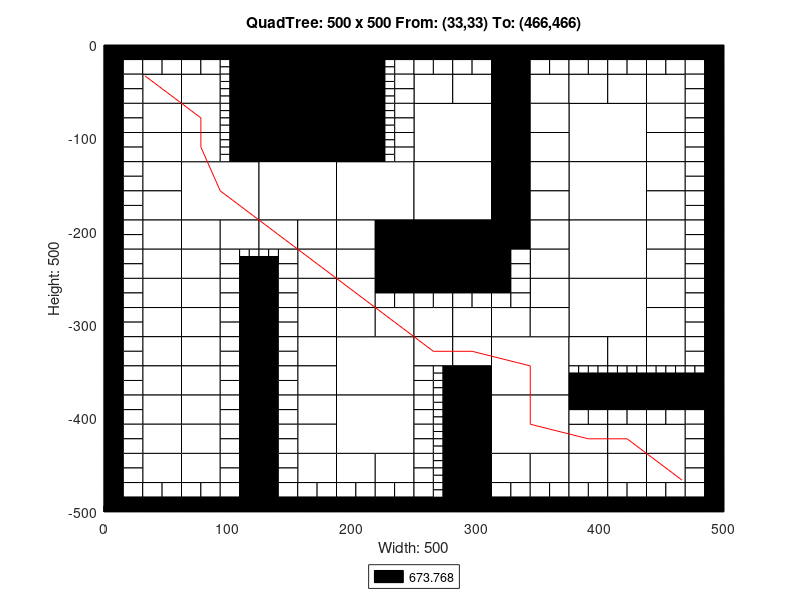

Write MATLAB code to recreate this figure.
axis([0 500 -500 0]);
title('QuadTree: 500 x 500 From: (33,33) To: (466,466)');
xlabel('Width: 500');
ylabel('Height: 500');
rectangle('Position',[125 -62.5 62.5 62.5], 'FaceColor',[0 0 0]);
rectangle('Position',[125 -125 62.5 62.5], 'FaceColor',[0 0 0]);
rectangle('Position',[62.5 -187.5 62.5 62.5], 'FaceColor',[1 1 1]);
rectangle('Position',[125 -187.5 62.5 62.5], 'FaceColor',[1 1 1]);
rectangle('Position',[187.5 -187.5 62.5 62.5], 'FaceColor',[1 1 1]);
rectangle('Position',[250 -125 62.5 62.5], 'FaceColor',[1 1 1]);
rectangle('Position',[375 -125 62.5 62.5], 'FaceColor',[1 1 1]);
rectangle('Position',[250 -187.5 62.5 62.5], 'FaceColor',[1 1 1]);
rectangle('Position',[250 -250 62.5 62.5], 'FaceColor',[0 0 0]);
rectangle('Position',[375 -187.5 62.5 62.5], 'FaceColor',[1 1 1]);
rectangle('Position',[375 -250 62.5 62.5], 'FaceColor',[1 1 1]);
rectangle('Position',[187.5 -375 62.5 62.5], 'FaceColor',[1 1 1]);
rectangle('Position',[187.5 -437.5 62.5 62.5], 'FaceColor',[1 1 1]);
rectangle('Position',[312.5 -375 62.5 62.5], 'FaceColor',[1 1 1]);
rectangle('Position',[375 -312.5 62.5 62.5], 'FaceColor',[1 1 1]);
rectangle('Position',[312.5 -437.5 62.5 62.5], 'FaceColor',[1 1 1]);
rectangle('Position',[31.25 -62.5 31.25 31.25], 'FaceColor',[1 1 1]);
rectangle('Position',[62.5 -62.5 31.25 31.25], 'FaceColor',[1 1 1]);
rectangle('Position',[31.25 -93.75 31.25 31.25], 'FaceColor',[1 1 1]);
rectangle('Position',[31.25 -125 31.25 31.25], 'FaceColor',[1 1 1]);
rectangle('Position',[62.5 -93.75 31.25 31.25], 'FaceColor',[1 1 1]);
rectangle('Position',[62.5 -125 31.25 31.25], 'FaceColor',[1 1 1]);
rectangle('Position',[187.5 -31.25 31.25 31.25], 'FaceColor',[0 0 0]);
rectangle('Position',[187.5 -62.5 31.25 31.25], 'FaceColor',[0 0 0]);
rectangle('Position',[187.5 -93.75 31.25 31.25], 'FaceColor',[0 0 0]);
rectangle('Position',[187.5 -125 31.25 31.25], 'FaceColor',[0 0 0]);
rectangle('Position',[31.25 -156.25 31.25 31.25], 'FaceColor',[1 1 1]);
rectangle('Position',[31.25 -187.5 31.25 31.25], 'FaceColor',[1 1 1]);
rectangle('Position',[31.25 -218.75 31.25 31.25], 'FaceColor',[1 1 1]);
rectangle('Position',[31.25 -250 31.25 31.25], 'FaceColor',[1 1 1]);
rectangle('Position',[62.5 -218.75 31.25 31.25], 'FaceColor',[1 1 1]);
rectangle('Position',[93.75 -218.75 31.25 31.25], 'FaceColor',[1 1 1]);
rectangle('Position',[62.5 -250 31.25 31.25], 'FaceColor',[1 1 1]);
rectangle('Position',[125 -218.75 31.25 31.25], 'FaceColor',[1 1 1]);
rectangle('Position',[156.25 -218.75 31.25 31.25], 'FaceColor',[1 1 1]);
rectangle('Position',[156.25 -250 31.25 31.25], 'FaceColor',[1 1 1]);
rectangle('Position',[187.5 -218.75 31.25 31.25], 'FaceColor',[1 1 1]);
rectangle('Position',[218.75 -218.75 31.25 31.25], 'FaceColor',[0 0 0]);
rectangle('Position',[187.5 -250 31.25 31.25], 'FaceColor',[1 1 1]);
rectangle('Position',[218.75 -250 31.25 31.25], 'FaceColor',[0 0 0]);
rectangle('Position',[250 -62.5 31.25 31.25], 'FaceColor',[1 1 1]);
rectangle('Position',[281.25 -62.5 31.25 31.25], 'FaceColor',[1 1 1]);
rectangle('Position',[312.5 -31.25 31.25 31.25], 'FaceColor',[0 0 0]);
rectangle('Position',[312.5 -62.5 31.25 31.25], 'FaceColor',[0 0 0]);
rectangle('Position',[343.75 -62.5 31.25 31.25], 'FaceColor',[1 1 1]);
rectangle('Position',[312.5 -93.75 31.25 31.25], 'FaceColor',[0 0 0]);
rectangle('Position',[343.75 -93.75 31.25 31.25], 'FaceColor',[1 1 1]);
rectangle('Position',[312.5 -125 31.25 31.25], 'FaceColor',[0 0 0]);
rectangle('Position',[343.75 -125 31.25 31.25], 'FaceColor',[1 1 1]);
rectangle('Position',[375 -62.5 31.25 31.25], 'FaceColor',[1 1 1]);
rectangle('Position',[406.25 -62.5 31.25 31.25], 'FaceColor',[1 1 1]);
rectangle('Position',[437.5 -62.5 31.25 31.25], 'FaceColor',[1 1 1]);
rectangle('Position',[437.5 -93.75 31.25 31.25], 'FaceColor',[1 1 1]);
rectangle('Position',[437.5 -125 31.25 31.25], 'FaceColor',[1 1 1]);
rectangle('Position',[312.5 -156.25 31.25 31.25], 'FaceColor',[0 0 0]);
rectangle('Position',[343.75 -156.25 31.25 31.25], 'FaceColor',[1 1 1]);
rectangle('Position',[312.5 -187.5 31.25 31.25], 'FaceColor',[0 0 0]);
rectangle('Position',[343.75 -187.5 31.25 31.25], 'FaceColor',[1 1 1]);
rectangle('Position',[312.5 -218.75 31.25 31.25], 'FaceColor',[0 0 0]);
rectangle('Position',[343.75 -218.75 31.25 31.25], 'FaceColor',[1 1 1]);
rectangle('Position',[343.75 -250 31.25 31.25], 'FaceColor',[1 1 1]);
rectangle('Position',[437.5 -156.25 31.25 31.25], 'FaceColor',[1 1 1]);
rectangle('Position',[437.5 -187.5 31.25 31.25], 'FaceColor',[1 1 1]);
rectangle('Position',[437.5 -218.75 31.25 31.25], 'FaceColor',[1 1 1]);
rectangle('Position',[437.5 -250 31.25 31.25], 'FaceColor',[1 1 1]);
rectangle('Position',[31.25 -281.25 31.25 31.25], 'FaceColor',[1 1 1]);
rectangle('Position',[31.25 -312.5 31.25 31.25], 'FaceColor',[1 1 1]);
rectangle('Position',[62.5 -281.25 31.25 31.25], 'FaceColor',[1 1 1]);
rectangle('Position',[62.5 -312.5 31.25 31.25], 'FaceColor',[1 1 1]);
rectangle('Position',[31.25 -343.75 31.25 31.25], 'FaceColor',[1 1 1]);
rectangle('Position',[31.25 -375 31.25 31.25], 'FaceColor',[1 1 1]);
rectangle('Position',[62.5 -343.75 31.25 31.25], 'FaceColor',[1 1 1]);
rectangle('Position',[62.5 -375 31.25 31.25], 'FaceColor',[1 1 1]);
rectangle('Position',[156.25 -281.25 31.25 31.25], 'FaceColor',[1 1 1]);
rectangle('Position',[156.25 -312.5 31.25 31.25], 'FaceColor',[1 1 1]);
rectangle('Position',[187.5 -281.25 31.25 31.25], 'FaceColor',[1 1 1]);
rectangle('Position',[187.5 -312.5 31.25 31.25], 'FaceColor',[1 1 1]);
rectangle('Position',[218.75 -312.5 31.25 31.25], 'FaceColor',[1 1 1]);
rectangle('Position',[156.25 -343.75 31.25 31.25], 'FaceColor',[1 1 1]);
rectangle('Position',[156.25 -375 31.25 31.25], 'FaceColor',[1 1 1]);
rectangle('Position',[31.25 -406.25 31.25 31.25], 'FaceColor',[1 1 1]);
rectangle('Position',[31.25 -437.5 31.25 31.25], 'FaceColor',[1 1 1]);
rectangle('Position',[62.5 -406.25 31.25 31.25], 'FaceColor',[1 1 1]);
rectangle('Position',[62.5 -437.5 31.25 31.25], 'FaceColor',[1 1 1]);
rectangle('Position',[31.25 -468.75 31.25 31.25], 'FaceColor',[1 1 1]);
rectangle('Position',[62.5 -468.75 31.25 31.25], 'FaceColor',[1 1 1]);
rectangle('Position',[156.25 -406.25 31.25 31.25], 'FaceColor',[1 1 1]);
rectangle('Position',[156.25 -437.5 31.25 31.25], 'FaceColor',[1 1 1]);
rectangle('Position',[156.25 -468.75 31.25 31.25], 'FaceColor',[1 1 1]);
rectangle('Position',[187.5 -468.75 31.25 31.25], 'FaceColor',[1 1 1]);
rectangle('Position',[218.75 -468.75 31.25 31.25], 'FaceColor',[1 1 1]);
rectangle('Position',[250 -312.5 31.25 31.25], 'FaceColor',[1 1 1]);
rectangle('Position',[281.25 -312.5 31.25 31.25], 'FaceColor',[1 1 1]);
rectangle('Position',[343.75 -281.25 31.25 31.25], 'FaceColor',[1 1 1]);
rectangle('Position',[312.5 -312.5 31.25 31.25], 'FaceColor',[1 1 1]);
rectangle('Position',[343.75 -312.5 31.25 31.25], 'FaceColor',[1 1 1]);
rectangle('Position',[250 -343.75 31.25 31.25], 'FaceColor',[1 1 1]);
rectangle('Position',[281.25 -343.75 31.25 31.25], 'FaceColor',[1 1 1]);
rectangle('Position',[281.25 -375 31.25 31.25], 'FaceColor',[0 0 0]);
rectangle('Position',[437.5 -281.25 31.25 31.25], 'FaceColor',[1 1 1]);
rectangle('Position',[437.5 -312.5 31.25 31.25], 'FaceColor',[1 1 1]);
rectangle('Position',[375 -343.75 31.25 31.25], 'FaceColor',[1 1 1]);
rectangle('Position',[406.25 -343.75 31.25 31.25], 'FaceColor',[1 1 1]);
rectangle('Position',[437.5 -343.75 31.25 31.25], 'FaceColor',[1 1 1]);
rectangle('Position',[281.25 -406.25 31.25 31.25], 'FaceColor',[0 0 0]);
rectangle('Position',[281.25 -437.5 31.25 31.25], 'FaceColor',[0 0 0]);
rectangle('Position',[281.25 -468.75 31.25 31.25], 'FaceColor',[0 0 0]);
rectangle('Position',[281.25 -500 31.25 31.25], 'FaceColor',[0 0 0]);
rectangle('Position',[312.5 -468.75 31.25 31.25], 'FaceColor',[1 1 1]);
rectangle('Position',[343.75 -468.75 31.25 31.25], 'FaceColor',[1 1 1]);
rectangle('Position',[375 -437.5 31.25 31.25], 'FaceColor',[1 1 1]);
rectangle('Position',[406.25 -437.5 31.25 31.25], 'FaceColor',[1 1 1]);
rectangle('Position',[437.5 -437.5 31.25 31.25], 'FaceColor',[1 1 1]);
rectangle('Position',[375 -468.75 31.25 31.25], 'FaceColor',[1 1 1]);
rectangle('Position',[406.25 -468.75 31.25 31.25], 'FaceColor',[1 1 1]);
rectangle('Position',[437.5 -468.75 31.25 31.25], 'FaceColor',[1 1 1]);
rectangle('Position',[0 -15.625 15.625 15.625], 'FaceColor',[0 0 0]);
rectangle('Position',[15.625 -15.625 15.625 15.625], 'FaceColor',[0 0 0]);
rectangle('Position',[0 -31.25 15.625 15.625], 'FaceColor',[0 0 0]);
rectangle('Position',[15.625 -31.25 15.625 15.625], 'FaceColor',[1 1 1]);
rectangle('Position',[31.25 -15.625 15.625 15.625], 'FaceColor',[0 0 0]);
rectangle('Position',[46.875 -15.625 15.625 15.625], 'FaceColor',[0 0 0]);
rectangle('Position',[31.25 -31.25 15.625 15.625], 'FaceColor',[1 1 1]);
rectangle('Position',[46.875 -31.25 15.625 15.625], 'FaceColor',[1 1 1]);
rectangle('Position',[0 -46.875 15.625 15.625], 'FaceColor',[0 0 0]);
rectangle('Position',[15.625 -46.875 15.625 15.625], 'FaceColor',[1 1 1]);
rectangle('Position',[0 -62.5 15.625 15.625], 'FaceColor',[0 0 0]);
rectangle('Position',[15.625 -62.5 15.625 15.625], 'FaceColor',[1 1 1]);
rectangle('Position',[62.5 -15.625 15.625 15.625], 'FaceColor',[0 0 0]);
rectangle('Position',[78.125 -15.625 15.625 15.625], 'FaceColor',[0 0 0]);
rectangle('Position',[62.5 -31.25 15.625 15.625], 'FaceColor',[1 1 1]);
rectangle('Position',[78.125 -31.25 15.625 15.625], 'FaceColor',[1 1 1]);
rectangle('Position',[93.75 -15.625 15.625 15.625], 'FaceColor',[0 0 0]);
rectangle('Position',[109.375 -15.625 15.625 15.625], 'FaceColor',[0 0 0]);
rectangle('Position',[109.375 -31.25 15.625 15.625], 'FaceColor',[0 0 0]);
rectangle('Position',[109.375 -46.875 15.625 15.625], 'FaceColor',[0 0 0]);
rectangle('Position',[109.375 -62.5 15.625 15.625], 'FaceColor',[0 0 0]);
rectangle('Position',[0 -78.125 15.625 15.625], 'FaceColor',[0 0 0]);
rectangle('Position',[15.625 -78.125 15.625 15.625], 'FaceColor',[1 1 1]);
rectangle('Position',[0 -93.75 15.625 15.625], 'FaceColor',[0 0 0]);
rectangle('Position',[15.625 -93.75 15.625 15.625], 'FaceColor',[1 1 1]);
rectangle('Position',[0 -109.375 15.625 15.625], 'FaceColor',[0 0 0]);
rectangle('Position',[15.625 -109.375 15.625 15.625], 'FaceColor',[1 1 1]);
rectangle('Position',[0 -125 15.625 15.625], 'FaceColor',[0 0 0]);
rectangle('Position',[15.625 -125 15.625 15.625], 'FaceColor',[1 1 1]);
rectangle('Position',[109.375 -78.125 15.625 15.625], 'FaceColor',[0 0 0]);
rectangle('Position',[109.375 -93.75 15.625 15.625], 'FaceColor',[0 0 0]);
rectangle('Position',[109.375 -109.375 15.625 15.625], 'FaceColor',[0 0 0]);
rectangle('Position',[109.375 -125 15.625 15.625], 'FaceColor',[0 0 0]);
rectangle('Position',[218.75 -15.625 15.625 15.625], 'FaceColor',[0 0 0]);
rectangle('Position',[234.375 -15.625 15.625 15.625], 'FaceColor',[0 0 0]);
rectangle('Position',[234.375 -31.25 15.625 15.625], 'FaceColor',[1 1 1]);
rectangle('Position',[234.375 -46.875 15.625 15.625], 'FaceColor',[1 1 1]);
rectangle('Position',[234.375 -62.5 15.625 15.625], 'FaceColor',[1 1 1]);
rectangle('Position',[234.375 -78.125 15.625 15.625], 'FaceColor',[1 1 1]);
rectangle('Position',[234.375 -93.75 15.625 15.625], 'FaceColor',[1 1 1]);
rectangle('Position',[234.375 -109.375 15.625 15.625], 'FaceColor',[1 1 1]);
rectangle('Position',[234.375 -125 15.625 15.625], 'FaceColor',[1 1 1]);
rectangle('Position',[0 -140.625 15.625 15.625], 'FaceColor',[0 0 0]);
rectangle('Position',[15.625 -140.625 15.625 15.625], 'FaceColor',[1 1 1]);
rectangle('Position',[0 -156.25 15.625 15.625], 'FaceColor',[0 0 0]);
rectangle('Position',[15.625 -156.25 15.625 15.625], 'FaceColor',[1 1 1]);
rectangle('Position',[0 -171.875 15.625 15.625], 'FaceColor',[0 0 0]);
rectangle('Position',[15.625 -171.875 15.625 15.625], 'FaceColor',[1 1 1]);
rectangle('Position',[0 -187.5 15.625 15.625], 'FaceColor',[0 0 0]);
rectangle('Position',[15.625 -187.5 15.625 15.625], 'FaceColor',[1 1 1]);
rectangle('Position',[0 -203.125 15.625 15.625], 'FaceColor',[0 0 0]);
rectangle('Position',[15.625 -203.125 15.625 15.625], 'FaceColor',[1 1 1]);
rectangle('Position',[0 -218.75 15.625 15.625], 'FaceColor',[0 0 0]);
rectangle('Position',[15.625 -218.75 15.625 15.625], 'FaceColor',[1 1 1]);
rectangle('Position',[0 -234.375 15.625 15.625], 'FaceColor',[0 0 0]);
rectangle('Position',[15.625 -234.375 15.625 15.625], 'FaceColor',[1 1 1]);
rectangle('Position',[0 -250 15.625 15.625], 'FaceColor',[0 0 0]);
rectangle('Position',[15.625 -250 15.625 15.625], 'FaceColor',[1 1 1]);
rectangle('Position',[93.75 -234.375 15.625 15.625], 'FaceColor',[1 1 1]);
rectangle('Position',[93.75 -250 15.625 15.625], 'FaceColor',[1 1 1]);
rectangle('Position',[109.375 -250 15.625 15.625], 'FaceColor',[0 0 0]);
rectangle('Position',[140.625 -234.375 15.625 15.625], 'FaceColor',[1 1 1]);
rectangle('Position',[125 -250 15.625 15.625], 'FaceColor',[0 0 0]);
rectangle('Position',[140.625 -250 15.625 15.625], 'FaceColor',[1 1 1]);
rectangle('Position',[250 -15.625 15.625 15.625], 'FaceColor',[0 0 0]);
rectangle('Position',[265.625 -15.625 15.625 15.625], 'FaceColor',[0 0 0]);
rectangle('Position',[250 -31.25 15.625 15.625], 'FaceColor',[1 1 1]);
rectangle('Position',[265.625 -31.25 15.625 15.625], 'FaceColor',[1 1 1]);
rectangle('Position',[281.25 -15.625 15.625 15.625], 'FaceColor',[0 0 0]);
rectangle('Position',[296.875 -15.625 15.625 15.625], 'FaceColor',[0 0 0]);
rectangle('Position',[281.25 -31.25 15.625 15.625], 'FaceColor',[1 1 1]);
rectangle('Position',[296.875 -31.25 15.625 15.625], 'FaceColor',[1 1 1]);
rectangle('Position',[343.75 -15.625 15.625 15.625], 'FaceColor',[0 0 0]);
rectangle('Position',[359.375 -15.625 15.625 15.625], 'FaceColor',[0 0 0]);
rectangle('Position',[343.75 -31.25 15.625 15.625], 'FaceColor',[1 1 1]);
rectangle('Position',[359.375 -31.25 15.625 15.625], 'FaceColor',[1 1 1]);
rectangle('Position',[375 -15.625 15.625 15.625], 'FaceColor',[0 0 0]);
rectangle('Position',[390.625 -15.625 15.625 15.625], 'FaceColor',[0 0 0]);
rectangle('Position',[375 -31.25 15.625 15.625], 'FaceColor',[1 1 1]);
rectangle('Position',[390.625 -31.25 15.625 15.625], 'FaceColor',[1 1 1]);
rectangle('Position',[406.25 -15.625 15.625 15.625], 'FaceColor',[0 0 0]);
rectangle('Position',[421.875 -15.625 15.625 15.625], 'FaceColor',[0 0 0]);
rectangle('Position',[406.25 -31.25 15.625 15.625], 'FaceColor',[1 1 1]);
rectangle('Position',[421.875 -31.25 15.625 15.625], 'FaceColor',[1 1 1]);
rectangle('Position',[437.5 -15.625 15.625 15.625], 'FaceColor',[0 0 0]);
rectangle('Position',[453.125 -15.625 15.625 15.625], 'FaceColor',[0 0 0]);
rectangle('Position',[437.5 -31.25 15.625 15.625], 'FaceColor',[1 1 1]);
rectangle('Position',[453.125 -31.25 15.625 15.625], 'FaceColor',[1 1 1]);
rectangle('Position',[468.75 -15.625 15.625 15.625], 'FaceColor',[0 0 0]);
rectangle('Position',[484.375 -15.625 15.625 15.625], 'FaceColor',[0 0 0]);
rectangle('Position',[468.75 -31.25 15.625 15.625], 'FaceColor',[1 1 1]);
rectangle('Position',[484.375 -31.25 15.625 15.625], 'FaceColor',[0 0 0]);
rectangle('Position',[468.75 -46.875 15.625 15.625], 'FaceColor',[1 1 1]);
rectangle('Position',[484.375 -46.875 15.625 15.625], 'FaceColor',[0 0 0]);
rectangle('Position',[468.75 -62.5 15.625 15.625], 'FaceColor',[1 1 1]);
rectangle('Position',[484.375 -62.5 15.625 15.625], 'FaceColor',[0 0 0]);
rectangle('Position',[468.75 -78.125 15.625 15.625], 'FaceColor',[1 1 1]);
rectangle('Position',[484.375 -78.125 15.625 15.625], 'FaceColor',[0 0 0]);
rectangle('Position',[468.75 -93.75 15.625 15.625], 'FaceColor',[1 1 1]);
rectangle('Position',[484.375 -93.75 15.625 15.625], 'FaceColor',[0 0 0]);
rectangle('Position',[468.75 -109.375 15.625 15.625], 'FaceColor',[1 1 1]);
rectangle('Position',[484.375 -109.375 15.625 15.625], 'FaceColor',[0 0 0]);
rectangle('Position',[468.75 -125 15.625 15.625], 'FaceColor',[1 1 1]);
rectangle('Position',[484.375 -125 15.625 15.625], 'FaceColor',[0 0 0]);
rectangle('Position',[312.5 -234.375 15.625 15.625], 'FaceColor',[0 0 0]);
rectangle('Position',[328.125 -234.375 15.625 15.625], 'FaceColor',[1 1 1]);
rectangle('Position',[312.5 -250 15.625 15.625], 'FaceColor',[0 0 0]);
rectangle('Position',[328.125 -250 15.625 15.625], 'FaceColor',[1 1 1]);
rectangle('Position',[468.75 -140.625 15.625 15.625], 'FaceColor',[1 1 1]);
rectangle('Position',[484.375 -140.625 15.625 15.625], 'FaceColor',[0 0 0]);
rectangle('Position',[468.75 -156.25 15.625 15.625], 'FaceColor',[1 1 1]);
rectangle('Position',[484.375 -156.25 15.625 15.625], 'FaceColor',[0 0 0]);
rectangle('Position',[468.75 -171.875 15.625 15.625], 'FaceColor',[1 1 1]);
rectangle('Position',[484.375 -171.875 15.625 15.625], 'FaceColor',[0 0 0]);
rectangle('Position',[468.75 -187.5 15.625 15.625], 'FaceColor',[1 1 1]);
rectangle('Position',[484.375 -187.5 15.625 15.625], 'FaceColor',[0 0 0]);
rectangle('Position',[468.75 -203.125 15.625 15.625], 'FaceColor',[1 1 1]);
rectangle('Position',[484.375 -203.125 15.625 15.625], 'FaceColor',[0 0 0]);
rectangle('Position',[468.75 -218.75 15.625 15.625], 'FaceColor',[1 1 1]);
rectangle('Position',[484.375 -218.75 15.625 15.625], 'FaceColor',[0 0 0]);
rectangle('Position',[468.75 -234.375 15.625 15.625], 'FaceColor',[1 1 1]);
rectangle('Position',[484.375 -234.375 15.625 15.625], 'FaceColor',[0 0 0]);
rectangle('Position',[468.75 -250 15.625 15.625], 'FaceColor',[1 1 1]);
rectangle('Position',[484.375 -250 15.625 15.625], 'FaceColor',[0 0 0]);
rectangle('Position',[0 -265.625 15.625 15.625], 'FaceColor',[0 0 0]);
rectangle('Position',[15.625 -265.625 15.625 15.625], 'FaceColor',[1 1 1]);
rectangle('Position',[0 -281.25 15.625 15.625], 'FaceColor',[0 0 0]);
rectangle('Position',[15.625 -281.25 15.625 15.625], 'FaceColor',[1 1 1]);
rectangle('Position',[0 -296.875 15.625 15.625], 'FaceColor',[0 0 0]);
rectangle('Position',[15.625 -296.875 15.625 15.625], 'FaceColor',[1 1 1]);
rectangle('Position',[0 -312.5 15.625 15.625], 'FaceColor',[0 0 0]);
rectangle('Position',[15.625 -312.5 15.625 15.625], 'FaceColor',[1 1 1]);
rectangle('Position',[93.75 -265.625 15.625 15.625], 'FaceColor',[1 1 1]);
rectangle('Position',[109.375 -265.625 15.625 15.625], 'FaceColor',[0 0 0]);
rectangle('Position',[93.75 -281.25 15.625 15.625], 'FaceColor',[1 1 1]);
rectangle('Position',[109.375 -281.25 15.625 15.625], 'FaceColor',[0 0 0]);
rectangle('Position',[93.75 -296.875 15.625 15.625], 'FaceColor',[1 1 1]);
rectangle('Position',[109.375 -296.875 15.625 15.625], 'FaceColor',[0 0 0]);
rectangle('Position',[93.75 -312.5 15.625 15.625], 'FaceColor',[1 1 1]);
rectangle('Position',[109.375 -312.5 15.625 15.625], 'FaceColor',[0 0 0]);
rectangle('Position',[0 -328.125 15.625 15.625], 'FaceColor',[0 0 0]);
rectangle('Position',[15.625 -328.125 15.625 15.625], 'FaceColor',[1 1 1]);
rectangle('Position',[0 -343.75 15.625 15.625], 'FaceColor',[0 0 0]);
rectangle('Position',[15.625 -343.75 15.625 15.625], 'FaceColor',[1 1 1]);
rectangle('Position',[0 -359.375 15.625 15.625], 'FaceColor',[0 0 0]);
rectangle('Position',[15.625 -359.375 15.625 15.625], 'FaceColor',[1 1 1]);
rectangle('Position',[0 -375 15.625 15.625], 'FaceColor',[0 0 0]);
rectangle('Position',[15.625 -375 15.625 15.625], 'FaceColor',[1 1 1]);
rectangle('Position',[93.75 -328.125 15.625 15.625], 'FaceColor',[1 1 1]);
rectangle('Position',[109.375 -328.125 15.625 15.625], 'FaceColor',[0 0 0]);
rectangle('Position',[93.75 -343.75 15.625 15.625], 'FaceColor',[1 1 1]);
rectangle('Position',[109.375 -343.75 15.625 15.625], 'FaceColor',[0 0 0]);
rectangle('Position',[93.75 -359.375 15.625 15.625], 'FaceColor',[1 1 1]);
rectangle('Position',[109.375 -359.375 15.625 15.625], 'FaceColor',[0 0 0]);
rectangle('Position',[93.75 -375 15.625 15.625], 'FaceColor',[1 1 1]);
rectangle('Position',[109.375 -375 15.625 15.625], 'FaceColor',[0 0 0]);
rectangle('Position',[125 -265.625 15.625 15.625], 'FaceColor',[0 0 0]);
rectangle('Position',[140.625 -265.625 15.625 15.625], 'FaceColor',[1 1 1]);
rectangle('Position',[125 -281.25 15.625 15.625], 'FaceColor',[0 0 0]);
rectangle('Position',[140.625 -281.25 15.625 15.625], 'FaceColor',[1 1 1]);
rectangle('Position',[125 -296.875 15.625 15.625], 'FaceColor',[0 0 0]);
rectangle('Position',[140.625 -296.875 15.625 15.625], 'FaceColor',[1 1 1]);
rectangle('Position',[125 -312.5 15.625 15.625], 'FaceColor',[0 0 0]);
rectangle('Position',[140.625 -312.5 15.625 15.625], 'FaceColor',[1 1 1]);
rectangle('Position',[218.75 -265.625 15.625 15.625], 'FaceColor',[0 0 0]);
rectangle('Position',[234.375 -265.625 15.625 15.625], 'FaceColor',[0 0 0]);
rectangle('Position',[218.75 -281.25 15.625 15.625], 'FaceColor',[1 1 1]);
rectangle('Position',[234.375 -281.25 15.625 15.625], 'FaceColor',[1 1 1]);
rectangle('Position',[125 -328.125 15.625 15.625], 'FaceColor',[0 0 0]);
rectangle('Position',[140.625 -328.125 15.625 15.625], 'FaceColor',[1 1 1]);
rectangle('Position',[125 -343.75 15.625 15.625], 'FaceColor',[0 0 0]);
rectangle('Position',[140.625 -343.75 15.625 15.625], 'FaceColor',[1 1 1]);
rectangle('Position',[125 -359.375 15.625 15.625], 'FaceColor',[0 0 0]);
rectangle('Position',[140.625 -359.375 15.625 15.625], 'FaceColor',[1 1 1]);
rectangle('Position',[125 -375 15.625 15.625], 'FaceColor',[0 0 0]);
rectangle('Position',[140.625 -375 15.625 15.625], 'FaceColor',[1 1 1]);
rectangle('Position',[0 -390.625 15.625 15.625], 'FaceColor',[0 0 0]);
rectangle('Position',[15.625 -390.625 15.625 15.625], 'FaceColor',[1 1 1]);
rectangle('Position',[0 -406.25 15.625 15.625], 'FaceColor',[0 0 0]);
rectangle('Position',[15.625 -406.25 15.625 15.625], 'FaceColor',[1 1 1]);
rectangle('Position',[0 -421.875 15.625 15.625], 'FaceColor',[0 0 0]);
rectangle('Position',[15.625 -421.875 15.625 15.625], 'FaceColor',[1 1 1]);
rectangle('Position',[0 -437.5 15.625 15.625], 'FaceColor',[0 0 0]);
rectangle('Position',[15.625 -437.5 15.625 15.625], 'FaceColor',[1 1 1]);
rectangle('Position',[93.75 -390.625 15.625 15.625], 'FaceColor',[1 1 1]);
rectangle('Position',[109.375 -390.625 15.625 15.625], 'FaceColor',[0 0 0]);
rectangle('Position',[93.75 -406.25 15.625 15.625], 'FaceColor',[1 1 1]);
rectangle('Position',[109.375 -406.25 15.625 15.625], 'FaceColor',[0 0 0]);
rectangle('Position',[93.75 -421.875 15.625 15.625], 'FaceColor',[1 1 1]);
rectangle('Position',[109.375 -421.875 15.625 15.625], 'FaceColor',[0 0 0]);
rectangle('Position',[93.75 -437.5 15.625 15.625], 'FaceColor',[1 1 1]);
rectangle('Position',[109.375 -437.5 15.625 15.625], 'FaceColor',[0 0 0]);
rectangle('Position',[0 -453.125 15.625 15.625], 'FaceColor',[0 0 0]);
rectangle('Position',[15.625 -453.125 15.625 15.625], 'FaceColor',[1 1 1]);
rectangle('Position',[0 -468.75 15.625 15.625], 'FaceColor',[0 0 0]);
rectangle('Position',[15.625 -468.75 15.625 15.625], 'FaceColor',[1 1 1]);
rectangle('Position',[0 -484.375 15.625 15.625], 'FaceColor',[0 0 0]);
rectangle('Position',[15.625 -484.375 15.625 15.625], 'FaceColor',[1 1 1]);
rectangle('Position',[0 -500 15.625 15.625], 'FaceColor',[0 0 0]);
rectangle('Position',[15.625 -500 15.625 15.625], 'FaceColor',[0 0 0]);
rectangle('Position',[31.25 -484.375 15.625 15.625], 'FaceColor',[1 1 1]);
rectangle('Position',[46.875 -484.375 15.625 15.625], 'FaceColor',[1 1 1]);
rectangle('Position',[31.25 -500 15.625 15.625], 'FaceColor',[0 0 0]);
rectangle('Position',[46.875 -500 15.625 15.625], 'FaceColor',[0 0 0]);
rectangle('Position',[93.75 -453.125 15.625 15.625], 'FaceColor',[1 1 1]);
rectangle('Position',[109.375 -453.125 15.625 15.625], 'FaceColor',[0 0 0]);
rectangle('Position',[93.75 -468.75 15.625 15.625], 'FaceColor',[1 1 1]);
rectangle('Position',[109.375 -468.75 15.625 15.625], 'FaceColor',[0 0 0]);
rectangle('Position',[62.5 -484.375 15.625 15.625], 'FaceColor',[1 1 1]);
rectangle('Position',[78.125 -484.375 15.625 15.625], 'FaceColor',[1 1 1]);
rectangle('Position',[62.5 -500 15.625 15.625], 'FaceColor',[0 0 0]);
rectangle('Position',[78.125 -500 15.625 15.625], 'FaceColor',[0 0 0]);
rectangle('Position',[93.75 -484.375 15.625 15.625], 'FaceColor',[1 1 1]);
rectangle('Position',[109.375 -484.375 15.625 15.625], 'FaceColor',[0 0 0]);
rectangle('Position',[93.75 -500 15.625 15.625], 'FaceColor',[0 0 0]);
rectangle('Position',[109.375 -500 15.625 15.625], 'FaceColor',[0 0 0]);
rectangle('Position',[125 -390.625 15.625 15.625], 'FaceColor',[0 0 0]);
rectangle('Position',[140.625 -390.625 15.625 15.625], 'FaceColor',[1 1 1]);
rectangle('Position',[125 -406.25 15.625 15.625], 'FaceColor',[0 0 0]);
rectangle('Position',[140.625 -406.25 15.625 15.625], 'FaceColor',[1 1 1]);
rectangle('Position',[125 -421.875 15.625 15.625], 'FaceColor',[0 0 0]);
rectangle('Position',[140.625 -421.875 15.625 15.625], 'FaceColor',[1 1 1]);
rectangle('Position',[125 -437.5 15.625 15.625], 'FaceColor',[0 0 0]);
rectangle('Position',[140.625 -437.5 15.625 15.625], 'FaceColor',[1 1 1]);
rectangle('Position',[125 -453.125 15.625 15.625], 'FaceColor',[0 0 0]);
rectangle('Position',[140.625 -453.125 15.625 15.625], 'FaceColor',[1 1 1]);
rectangle('Position',[125 -468.75 15.625 15.625], 'FaceColor',[0 0 0]);
rectangle('Position',[140.625 -468.75 15.625 15.625], 'FaceColor',[1 1 1]);
rectangle('Position',[125 -484.375 15.625 15.625], 'FaceColor',[0 0 0]);
rectangle('Position',[140.625 -484.375 15.625 15.625], 'FaceColor',[1 1 1]);
rectangle('Position',[125 -500 15.625 15.625], 'FaceColor',[0 0 0]);
rectangle('Position',[140.625 -500 15.625 15.625], 'FaceColor',[0 0 0]);
rectangle('Position',[156.25 -484.375 15.625 15.625], 'FaceColor',[1 1 1]);
rectangle('Position',[171.875 -484.375 15.625 15.625], 'FaceColor',[1 1 1]);
rectangle('Position',[156.25 -500 15.625 15.625], 'FaceColor',[0 0 0]);
rectangle('Position',[171.875 -500 15.625 15.625], 'FaceColor',[0 0 0]);
rectangle('Position',[187.5 -484.375 15.625 15.625], 'FaceColor',[1 1 1]);
rectangle('Position',[203.125 -484.375 15.625 15.625], 'FaceColor',[1 1 1]);
rectangle('Position',[187.5 -500 15.625 15.625], 'FaceColor',[0 0 0]);
rectangle('Position',[203.125 -500 15.625 15.625], 'FaceColor',[0 0 0]);
rectangle('Position',[218.75 -484.375 15.625 15.625], 'FaceColor',[1 1 1]);
rectangle('Position',[234.375 -484.375 15.625 15.625], 'FaceColor',[1 1 1]);
rectangle('Position',[218.75 -500 15.625 15.625], 'FaceColor',[0 0 0]);
rectangle('Position',[234.375 -500 15.625 15.625], 'FaceColor',[0 0 0]);
rectangle('Position',[250 -265.625 15.625 15.625], 'FaceColor',[0 0 0]);
rectangle('Position',[265.625 -265.625 15.625 15.625], 'FaceColor',[0 0 0]);
rectangle('Position',[250 -281.25 15.625 15.625], 'FaceColor',[1 1 1]);
rectangle('Position',[265.625 -281.25 15.625 15.625], 'FaceColor',[1 1 1]);
rectangle('Position',[281.25 -265.625 15.625 15.625], 'FaceColor',[0 0 0]);
rectangle('Position',[296.875 -265.625 15.625 15.625], 'FaceColor',[0 0 0]);
rectangle('Position',[281.25 -281.25 15.625 15.625], 'FaceColor',[1 1 1]);
rectangle('Position',[296.875 -281.25 15.625 15.625], 'FaceColor',[1 1 1]);
rectangle('Position',[312.5 -265.625 15.625 15.625], 'FaceColor',[0 0 0]);
rectangle('Position',[328.125 -265.625 15.625 15.625], 'FaceColor',[1 1 1]);
rectangle('Position',[312.5 -281.25 15.625 15.625], 'FaceColor',[1 1 1]);
rectangle('Position',[328.125 -281.25 15.625 15.625], 'FaceColor',[1 1 1]);
rectangle('Position',[250 -359.375 15.625 15.625], 'FaceColor',[1 1 1]);
rectangle('Position',[250 -375 15.625 15.625], 'FaceColor',[1 1 1]);
rectangle('Position',[468.75 -265.625 15.625 15.625], 'FaceColor',[1 1 1]);
rectangle('Position',[484.375 -265.625 15.625 15.625], 'FaceColor',[0 0 0]);
rectangle('Position',[468.75 -281.25 15.625 15.625], 'FaceColor',[1 1 1]);
rectangle('Position',[484.375 -281.25 15.625 15.625], 'FaceColor',[0 0 0]);
rectangle('Position',[468.75 -296.875 15.625 15.625], 'FaceColor',[1 1 1]);
rectangle('Position',[484.375 -296.875 15.625 15.625], 'FaceColor',[0 0 0]);
rectangle('Position',[468.75 -312.5 15.625 15.625], 'FaceColor',[1 1 1]);
rectangle('Position',[484.375 -312.5 15.625 15.625], 'FaceColor',[0 0 0]);
rectangle('Position',[375 -375 15.625 15.625], 'FaceColor',[0 0 0]);
rectangle('Position',[390.625 -375 15.625 15.625], 'FaceColor',[0 0 0]);
rectangle('Position',[406.25 -375 15.625 15.625], 'FaceColor',[0 0 0]);
rectangle('Position',[421.875 -375 15.625 15.625], 'FaceColor',[0 0 0]);
rectangle('Position',[468.75 -328.125 15.625 15.625], 'FaceColor',[1 1 1]);
rectangle('Position',[484.375 -328.125 15.625 15.625], 'FaceColor',[0 0 0]);
rectangle('Position',[468.75 -343.75 15.625 15.625], 'FaceColor',[1 1 1]);
rectangle('Position',[484.375 -343.75 15.625 15.625], 'FaceColor',[0 0 0]);
rectangle('Position',[437.5 -375 15.625 15.625], 'FaceColor',[0 0 0]);
rectangle('Position',[453.125 -375 15.625 15.625], 'FaceColor',[0 0 0]);
rectangle('Position',[484.375 -359.375 15.625 15.625], 'FaceColor',[0 0 0]);
rectangle('Position',[468.75 -375 15.625 15.625], 'FaceColor',[0 0 0]);
rectangle('Position',[484.375 -375 15.625 15.625], 'FaceColor',[0 0 0]);
rectangle('Position',[250 -390.625 15.625 15.625], 'FaceColor',[1 1 1]);
rectangle('Position',[250 -406.25 15.625 15.625], 'FaceColor',[1 1 1]);
rectangle('Position',[250 -421.875 15.625 15.625], 'FaceColor',[1 1 1]);
rectangle('Position',[250 -437.5 15.625 15.625], 'FaceColor',[1 1 1]);
rectangle('Position',[250 -453.125 15.625 15.625], 'FaceColor',[1 1 1]);
rectangle('Position',[250 -468.75 15.625 15.625], 'FaceColor',[1 1 1]);
rectangle('Position',[250 -484.375 15.625 15.625], 'FaceColor',[1 1 1]);
rectangle('Position',[250 -500 15.625 15.625], 'FaceColor',[0 0 0]);
rectangle('Position',[265.625 -500 15.625 15.625], 'FaceColor',[0 0 0]);
rectangle('Position',[312.5 -484.375 15.625 15.625], 'FaceColor',[1 1 1]);
rectangle('Position',[328.125 -484.375 15.625 15.625], 'FaceColor',[1 1 1]);
rectangle('Position',[312.5 -500 15.625 15.625], 'FaceColor',[0 0 0]);
rectangle('Position',[328.125 -500 15.625 15.625], 'FaceColor',[0 0 0]);
rectangle('Position',[343.75 -484.375 15.625 15.625], 'FaceColor',[1 1 1]);
rectangle('Position',[359.375 -484.375 15.625 15.625], 'FaceColor',[1 1 1]);
rectangle('Position',[343.75 -500 15.625 15.625], 'FaceColor',[0 0 0]);
rectangle('Position',[359.375 -500 15.625 15.625], 'FaceColor',[0 0 0]);
rectangle('Position',[375 -390.625 15.625 15.625], 'FaceColor',[0 0 0]);
rectangle('Position',[390.625 -390.625 15.625 15.625], 'FaceColor',[0 0 0]);
rectangle('Position',[375 -406.25 15.625 15.625], 'FaceColor',[1 1 1]);
rectangle('Position',[390.625 -406.25 15.625 15.625], 'FaceColor',[1 1 1]);
rectangle('Position',[406.25 -390.625 15.625 15.625], 'FaceColor',[0 0 0]);
rectangle('Position',[421.875 -390.625 15.625 15.625], 'FaceColor',[0 0 0]);
rectangle('Position',[406.25 -406.25 15.625 15.625], 'FaceColor',[1 1 1]);
rectangle('Position',[421.875 -406.25 15.625 15.625], 'FaceColor',[1 1 1]);
rectangle('Position',[437.5 -390.625 15.625 15.625], 'FaceColor',[0 0 0]);
rectangle('Position',[453.125 -390.625 15.625 15.625], 'FaceColor',[0 0 0]);
rectangle('Position',[437.5 -406.25 15.625 15.625], 'FaceColor',[1 1 1]);
rectangle('Position',[453.125 -406.25 15.625 15.625], 'FaceColor',[1 1 1]);
rectangle('Position',[468.75 -390.625 15.625 15.625], 'FaceColor',[0 0 0]);
rectangle('Position',[484.375 -390.625 15.625 15.625], 'FaceColor',[0 0 0]);
rectangle('Position',[468.75 -406.25 15.625 15.625], 'FaceColor',[1 1 1]);
rectangle('Position',[484.375 -406.25 15.625 15.625], 'FaceColor',[0 0 0]);
rectangle('Position',[468.75 -421.875 15.625 15.625], 'FaceColor',[1 1 1]);
rectangle('Position',[484.375 -421.875 15.625 15.625], 'FaceColor',[0 0 0]);
rectangle('Position',[468.75 -437.5 15.625 15.625], 'FaceColor',[1 1 1]);
rectangle('Position',[484.375 -437.5 15.625 15.625], 'FaceColor',[0 0 0]);
rectangle('Position',[375 -484.375 15.625 15.625], 'FaceColor',[1 1 1]);
rectangle('Position',[390.625 -484.375 15.625 15.625], 'FaceColor',[1 1 1]);
rectangle('Position',[375 -500 15.625 15.625], 'FaceColor',[0 0 0]);
rectangle('Position',[390.625 -500 15.625 15.625], 'FaceColor',[0 0 0]);
rectangle('Position',[406.25 -484.375 15.625 15.625], 'FaceColor',[1 1 1]);
rectangle('Position',[421.875 -484.375 15.625 15.625], 'FaceColor',[1 1 1]);
rectangle('Position',[406.25 -500 15.625 15.625], 'FaceColor',[0 0 0]);
rectangle('Position',[421.875 -500 15.625 15.625], 'FaceColor',[0 0 0]);
rectangle('Position',[468.75 -453.125 15.625 15.625], 'FaceColor',[1 1 1]);
rectangle('Position',[484.375 -453.125 15.625 15.625], 'FaceColor',[0 0 0]);
rectangle('Position',[468.75 -468.75 15.625 15.625], 'FaceColor',[1 1 1]);
rectangle('Position',[484.375 -468.75 15.625 15.625], 'FaceColor',[0 0 0]);
rectangle('Position',[437.5 -484.375 15.625 15.625], 'FaceColor',[1 1 1]);
rectangle('Position',[453.125 -484.375 15.625 15.625], 'FaceColor',[1 1 1]);
rectangle('Position',[437.5 -500 15.625 15.625], 'FaceColor',[0 0 0]);
rectangle('Position',[453.125 -500 15.625 15.625], 'FaceColor',[0 0 0]);
rectangle('Position',[468.75 -484.375 15.625 15.625], 'FaceColor',[1 1 1]);
rectangle('Position',[484.375 -484.375 15.625 15.625], 'FaceColor',[0 0 0]);
rectangle('Position',[468.75 -500 15.625 15.625], 'FaceColor',[0 0 0]);
rectangle('Position',[484.375 -500 15.625 15.625], 'FaceColor',[0 0 0]);
rectangle('Position',[93.75 -23.4375 7.8125 7.8125], 'FaceColor',[1 1 1]);
rectangle('Position',[101.562 -23.4375 7.8125 7.8125], 'FaceColor',[0 0 0]);
rectangle('Position',[93.75 -31.25 7.8125 7.8125], 'FaceColor',[1 1 1]);
rectangle('Position',[101.562 -31.25 7.8125 7.8125], 'FaceColor',[0 0 0]);
rectangle('Position',[93.75 -39.0625 7.8125 7.8125], 'FaceColor',[1 1 1]);
rectangle('Position',[101.562 -39.0625 7.8125 7.8125], 'FaceColor',[0 0 0]);
rectangle('Position',[93.75 -46.875 7.8125 7.8125], 'FaceColor',[1 1 1]);
rectangle('Position',[101.562 -46.875 7.8125 7.8125], 'FaceColor',[0 0 0]);
rectangle('Position',[93.75 -54.6875 7.8125 7.8125], 'FaceColor',[1 1 1]);
rectangle('Position',[101.562 -54.6875 7.8125 7.8125], 'FaceColor',[0 0 0]);
rectangle('Position',[93.75 -62.5 7.8125 7.8125], 'FaceColor',[1 1 1]);
rectangle('Position',[101.562 -62.5 7.8125 7.8125], 'FaceColor',[0 0 0]);
rectangle('Position',[93.75 -70.3125 7.8125 7.8125], 'FaceColor',[1 1 1]);
rectangle('Position',[101.562 -70.3125 7.8125 7.8125], 'FaceColor',[0 0 0]);
rectangle('Position',[93.75 -78.125 7.8125 7.8125], 'FaceColor',[1 1 1]);
rectangle('Position',[101.562 -78.125 7.8125 7.8125], 'FaceColor',[0 0 0]);
rectangle('Position',[93.75 -85.9375 7.8125 7.8125], 'FaceColor',[1 1 1]);
rectangle('Position',[101.562 -85.9375 7.8125 7.8125], 'FaceColor',[0 0 0]);
rectangle('Position',[93.75 -93.75 7.8125 7.8125], 'FaceColor',[1 1 1]);
rectangle('Position',[101.562 -93.75 7.8125 7.8125], 'FaceColor',[0 0 0]);
rectangle('Position',[93.75 -101.562 7.8125 7.8125], 'FaceColor',[1 1 1]);
rectangle('Position',[101.562 -101.562 7.8125 7.8125], 'FaceColor',[0 0 0]);
rectangle('Position',[93.75 -109.375 7.8125 7.8125], 'FaceColor',[1 1 1]);
rectangle('Position',[101.562 -109.375 7.8125 7.8125], 'FaceColor',[0 0 0]);
rectangle('Position',[93.75 -117.188 7.8125 7.8125], 'FaceColor',[1 1 1]);
rectangle('Position',[101.562 -117.188 7.8125 7.8125], 'FaceColor',[0 0 0]);
rectangle('Position',[93.75 -125 7.8125 7.8125], 'FaceColor',[1 1 1]);
rectangle('Position',[101.562 -125 7.8125 7.8125], 'FaceColor',[0 0 0]);
rectangle('Position',[218.75 -23.4375 7.8125 7.8125], 'FaceColor',[0 0 0]);
rectangle('Position',[226.562 -23.4375 7.8125 7.8125], 'FaceColor',[1 1 1]);
rectangle('Position',[218.75 -31.25 7.8125 7.8125], 'FaceColor',[0 0 0]);
rectangle('Position',[226.562 -31.25 7.8125 7.8125], 'FaceColor',[1 1 1]);
rectangle('Position',[218.75 -39.0625 7.8125 7.8125], 'FaceColor',[0 0 0]);
rectangle('Position',[226.562 -39.0625 7.8125 7.8125], 'FaceColor',[1 1 1]);
rectangle('Position',[218.75 -46.875 7.8125 7.8125], 'FaceColor',[0 0 0]);
rectangle('Position',[226.562 -46.875 7.8125 7.8125], 'FaceColor',[1 1 1]);
rectangle('Position',[218.75 -54.6875 7.8125 7.8125], 'FaceColor',[0 0 0]);
rectangle('Position',[226.562 -54.6875 7.8125 7.8125], 'FaceColor',[1 1 1]);
rectangle('Position',[218.75 -62.5 7.8125 7.8125], 'FaceColor',[0 0 0]);
rectangle('Position',[226.562 -62.5 7.8125 7.8125], 'FaceColor',[1 1 1]);
rectangle('Position',[218.75 -70.3125 7.8125 7.8125], 'FaceColor',[0 0 0]);
rectangle('Position',[226.562 -70.3125 7.8125 7.8125], 'FaceColor',[1 1 1]);
rectangle('Position',[218.75 -78.125 7.8125 7.8125], 'FaceColor',[0 0 0]);
rectangle('Position',[226.562 -78.125 7.8125 7.8125], 'FaceColor',[1 1 1]);
rectangle('Position',[218.75 -85.9375 7.8125 7.8125], 'FaceColor',[0 0 0]);
rectangle('Position',[226.562 -85.9375 7.8125 7.8125], 'FaceColor',[1 1 1]);
rectangle('Position',[218.75 -93.75 7.8125 7.8125], 'FaceColor',[0 0 0]);
rectangle('Position',[226.562 -93.75 7.8125 7.8125], 'FaceColor',[1 1 1]);
rectangle('Position',[218.75 -101.562 7.8125 7.8125], 'FaceColor',[0 0 0]);
rectangle('Position',[226.562 -101.562 7.8125 7.8125], 'FaceColor',[1 1 1]);
rectangle('Position',[218.75 -109.375 7.8125 7.8125], 'FaceColor',[0 0 0]);
rectangle('Position',[226.562 -109.375 7.8125 7.8125], 'FaceColor',[1 1 1]);
rectangle('Position',[218.75 -117.188 7.8125 7.8125], 'FaceColor',[0 0 0]);
rectangle('Position',[226.562 -117.188 7.8125 7.8125], 'FaceColor',[1 1 1]);
rectangle('Position',[218.75 -125 7.8125 7.8125], 'FaceColor',[0 0 0]);
rectangle('Position',[226.562 -125 7.8125 7.8125], 'FaceColor',[1 1 1]);
rectangle('Position',[109.375 -226.562 7.8125 7.8125], 'FaceColor',[1 1 1]);
rectangle('Position',[117.188 -226.562 7.8125 7.8125], 'FaceColor',[1 1 1]);
rectangle('Position',[109.375 -234.375 7.8125 7.8125], 'FaceColor',[0 0 0]);
rectangle('Position',[117.188 -234.375 7.8125 7.8125], 'FaceColor',[0 0 0]);
rectangle('Position',[125 -226.562 7.8125 7.8125], 'FaceColor',[1 1 1]);
rectangle('Position',[132.812 -226.562 7.8125 7.8125], 'FaceColor',[1 1 1]);
rectangle('Position',[125 -234.375 7.8125 7.8125], 'FaceColor',[0 0 0]);
rectangle('Position',[132.812 -234.375 7.8125 7.8125], 'FaceColor',[0 0 0]);
rectangle('Position',[265.625 -351.562 7.8125 7.8125], 'FaceColor',[1 1 1]);
rectangle('Position',[273.438 -351.562 7.8125 7.8125], 'FaceColor',[0 0 0]);
rectangle('Position',[265.625 -359.375 7.8125 7.8125], 'FaceColor',[1 1 1]);
rectangle('Position',[273.438 -359.375 7.8125 7.8125], 'FaceColor',[0 0 0]);
rectangle('Position',[265.625 -367.188 7.8125 7.8125], 'FaceColor',[1 1 1]);
rectangle('Position',[273.438 -367.188 7.8125 7.8125], 'FaceColor',[0 0 0]);
rectangle('Position',[265.625 -375 7.8125 7.8125], 'FaceColor',[1 1 1]);
rectangle('Position',[273.438 -375 7.8125 7.8125], 'FaceColor',[0 0 0]);
rectangle('Position',[375 -351.562 7.8125 7.8125], 'FaceColor',[1 1 1]);
rectangle('Position',[382.812 -351.562 7.8125 7.8125], 'FaceColor',[1 1 1]);
rectangle('Position',[375 -359.375 7.8125 7.8125], 'FaceColor',[0 0 0]);
rectangle('Position',[382.812 -359.375 7.8125 7.8125], 'FaceColor',[0 0 0]);
rectangle('Position',[390.625 -351.562 7.8125 7.8125], 'FaceColor',[1 1 1]);
rectangle('Position',[398.438 -351.562 7.8125 7.8125], 'FaceColor',[1 1 1]);
rectangle('Position',[390.625 -359.375 7.8125 7.8125], 'FaceColor',[0 0 0]);
rectangle('Position',[398.438 -359.375 7.8125 7.8125], 'FaceColor',[0 0 0]);
rectangle('Position',[406.25 -351.562 7.8125 7.8125], 'FaceColor',[1 1 1]);
rectangle('Position',[414.062 -351.562 7.8125 7.8125], 'FaceColor',[1 1 1]);
rectangle('Position',[406.25 -359.375 7.8125 7.8125], 'FaceColor',[0 0 0]);
rectangle('Position',[414.062 -359.375 7.8125 7.8125], 'FaceColor',[0 0 0]);
rectangle('Position',[421.875 -351.562 7.8125 7.8125], 'FaceColor',[1 1 1]);
rectangle('Position',[429.688 -351.562 7.8125 7.8125], 'FaceColor',[1 1 1]);
rectangle('Position',[421.875 -359.375 7.8125 7.8125], 'FaceColor',[0 0 0]);
rectangle('Position',[429.688 -359.375 7.8125 7.8125], 'FaceColor',[0 0 0]);
rectangle('Position',[437.5 -351.562 7.8125 7.8125], 'FaceColor',[1 1 1]);
rectangle('Position',[445.312 -351.562 7.8125 7.8125], 'FaceColor',[1 1 1]);
rectangle('Position',[437.5 -359.375 7.8125 7.8125], 'FaceColor',[0 0 0]);
rectangle('Position',[445.312 -359.375 7.8125 7.8125], 'FaceColor',[0 0 0]);
rectangle('Position',[453.125 -351.562 7.8125 7.8125], 'FaceColor',[1 1 1]);
rectangle('Position',[460.938 -351.562 7.8125 7.8125], 'FaceColor',[1 1 1]);
rectangle('Position',[453.125 -359.375 7.8125 7.8125], 'FaceColor',[0 0 0]);
rectangle('Position',[460.938 -359.375 7.8125 7.8125], 'FaceColor',[0 0 0]);
rectangle('Position',[468.75 -351.562 7.8125 7.8125], 'FaceColor',[1 1 1]);
rectangle('Position',[476.562 -351.562 7.8125 7.8125], 'FaceColor',[1 1 1]);
rectangle('Position',[468.75 -359.375 7.8125 7.8125], 'FaceColor',[0 0 0]);
rectangle('Position',[476.562 -359.375 7.8125 7.8125], 'FaceColor',[0 0 0]);
rectangle('Position',[265.625 -382.812 7.8125 7.8125], 'FaceColor',[1 1 1]);
rectangle('Position',[273.438 -382.812 7.8125 7.8125], 'FaceColor',[0 0 0]);
rectangle('Position',[265.625 -390.625 7.8125 7.8125], 'FaceColor',[1 1 1]);
rectangle('Position',[273.438 -390.625 7.8125 7.8125], 'FaceColor',[0 0 0]);
rectangle('Position',[265.625 -398.438 7.8125 7.8125], 'FaceColor',[1 1 1]);
rectangle('Position',[273.438 -398.438 7.8125 7.8125], 'FaceColor',[0 0 0]);
rectangle('Position',[265.625 -406.25 7.8125 7.8125], 'FaceColor',[1 1 1]);
rectangle('Position',[273.438 -406.25 7.8125 7.8125], 'FaceColor',[0 0 0]);
rectangle('Position',[265.625 -414.062 7.8125 7.8125], 'FaceColor',[1 1 1]);
rectangle('Position',[273.438 -414.062 7.8125 7.8125], 'FaceColor',[0 0 0]);
rectangle('Position',[265.625 -421.875 7.8125 7.8125], 'FaceColor',[1 1 1]);
rectangle('Position',[273.438 -421.875 7.8125 7.8125], 'FaceColor',[0 0 0]);
rectangle('Position',[265.625 -429.688 7.8125 7.8125], 'FaceColor',[1 1 1]);
rectangle('Position',[273.438 -429.688 7.8125 7.8125], 'FaceColor',[0 0 0]);
rectangle('Position',[265.625 -437.5 7.8125 7.8125], 'FaceColor',[1 1 1]);
rectangle('Position',[273.438 -437.5 7.8125 7.8125], 'FaceColor',[0 0 0]);
rectangle('Position',[265.625 -445.312 7.8125 7.8125], 'FaceColor',[1 1 1]);
rectangle('Position',[273.438 -445.312 7.8125 7.8125], 'FaceColor',[0 0 0]);
rectangle('Position',[265.625 -453.125 7.8125 7.8125], 'FaceColor',[1 1 1]);
rectangle('Position',[273.438 -453.125 7.8125 7.8125], 'FaceColor',[0 0 0]);
rectangle('Position',[265.625 -460.938 7.8125 7.8125], 'FaceColor',[1 1 1]);
rectangle('Position',[273.438 -460.938 7.8125 7.8125], 'FaceColor',[0 0 0]);
rectangle('Position',[265.625 -468.75 7.8125 7.8125], 'FaceColor',[1 1 1]);
rectangle('Position',[273.438 -468.75 7.8125 7.8125], 'FaceColor',[0 0 0]);
rectangle('Position',[265.625 -476.562 7.8125 7.8125], 'FaceColor',[1 1 1]);
rectangle('Position',[273.438 -476.562 7.8125 7.8125], 'FaceColor',[0 0 0]);
rectangle('Position',[265.625 -484.375 7.8125 7.8125], 'FaceColor',[1 1 1]);
rectangle('Position',[273.438 -484.375 7.8125 7.8125], 'FaceColor',[0 0 0]);
X=[466,453.125,421.875,390.625,343.75,343.75,296.875,265.625,234.375,203.125,171.875,140.625,93.75,78.125,78.125,46.875,33];
Y=[-466,-453.125,-421.875,-421.875,-406.25,-343.75,-328.125,-328.125,-296.875,-265.625,-234.375,-203.125,-156.25,-109.375,-78.125,-46.875,-33];
hold on;
plot(X,Y,'r');
legend('673.768','Location','southoutside');
